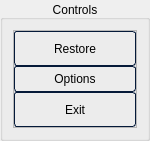
                   <widget class="QGroupBox" name="groupBox_controls">
                    <property name="maximumSize">
                     <size>
                      <width>150</width>
                      <height>16777215</height>
                     </size>
                    </property>
                    <property name="title">
                     <string>Controls</string>
                    </property>
                    <property name="alignment">
                     <set>Qt::AlignBottom|Qt::AlignHCenter</set>
                    </property>
                    <property name="checkable">
                     <bool>false</bool>
                    </property>
                    <layout class="QVBoxLayout" name="verticalLayout_5">
                     <property name="spacing">
                      <number>10</number>
                     </property>
                     <property name="leftMargin">
                      <number>10</number>
                     </property>
                     <property name="topMargin">
                      <number>10</number>
                     </property>
                     <property name="rightMargin">
                      <number>10</number>
                     </property>
                     <property name="bottomMargin">
                      <number>10</number>
                     </property>
                     <item>
                      <widget class="QFrame" name="frame">
                       <property name="frameShape">
                        <enum>QFrame::StyledPanel</enum>
                       </property>
                       <property name="frameShadow">
                        <enum>QFrame::Raised</enum>
                       </property>
                       <layout class="QHBoxLayout" name="horizontalLayout_3">
                        <property name="spacing">
                         <number>0</number>
                        </property>
                        <property name="leftMargin">
                         <number>0</number>
                        </property>
                        <property name="topMargin">
                         <number>0</number>
                        </property>
                        <property name="rightMargin">
                         <number>0</number>
                        </property>
                        <property name="bottomMargin">
                         <number>0</number>
                        </property>
                        <item>
                         <layout class="QVBoxLayout" name="verticalLayout_13">
                          <item>
                           <widget class="QPushButton" name="but_restore">
                            <property name="minimumSize">
                             <size>
                              <width>0</width>
                              <height>35</height>
                             </size>
                            </property>
                            <property name="font">
                             <font>
                              <pointsize>9</pointsize>
                             </font>
                            </property>
                            <property name="styleSheet">
                             <string notr="true">/*-----QPushButton-----*/
QPushButton
{
/**	background-color:  rgb(92, 106, 106);
	color: #ffffff;
**/	
   border-style: solid;
	border-width: 1px;
	border-radius: 3px;
	border-color: #051a39;
	padding: 5px;
}

QPushButton::disabled
{
	background-color: #404040;
	color: #656565;
	border-color: #051a39;

}


QPushButton::hover
{
	background-color: lightgrey;
	border-style: solid;
	border-width: 1px;
	border-radius: 3px;
	border-color: #051a39;
	padding: 5px;

}


QPushButton::pressed
{
	background-color: rgb(125, 155, 143);
	color: #ffffff;
	border-style: solid;
	border-width: 1px;
	border-radius: 3px;
	border-color: #051a39;
	padding: 5px;

}</string>
                            </property>
                            <property name="text">
                             <string>Restore</string>
                            </property>
                            <property name="icon">
                             <iconset resource="resources.qrc">
                              <normaloff>:/icons/icons/trash-undo.svg</normaloff>:/icons/icons/trash-undo.svg</iconset>
                            </property>
                            <property name="iconSize">
                             <size>
                              <width>25</width>
                              <height>25</height>
                             </size>
                            </property>
                           </widget>
                          </item>
                          <item>
                           <widget class="QPushButton" name="but_toggle">
                            <property name="minimumSize">
                             <size>
                              <width>0</width>
                              <height>15</height>
                             </size>
                            </property>
                            <property name="toolTip">
                             <string/>
                            </property>
                            <property name="toolTipDuration">
                             <number>5000</number>
                            </property>
                            <property name="styleSheet">
                             <string notr="true">/*-----QPushButton-----*/
QPushButton
{
/**	background-color:  rgb(92, 106, 106);
	color: #ffffff;
**/	
   border-style: solid;
	border-width: 1px;
	border-radius: 3px;
	border-color: #051a39;
	padding: 5px;
}

QPushButton::disabled
{
	background-color: #404040;
	color: #656565;
	border-color: #051a39;

}


QPushButton::hover
{
	background-color: lightgrey;
	border-style: solid;
	border-width: 1px;
	border-radius: 3px;
	border-color: #051a39;
	padding: 5px;

}


QPushButton::pressed
{
	background-color: rgb(125, 155, 143);
	color: #ffffff;
	border-style: solid;
	border-width: 1px;
	border-radius: 3px;
	border-color: #051a39;
	padding: 5px;

}</string>
                            </property>
                            <property name="text">
                             <string>Options</string>
                            </property>
                            <property name="icon">
                             <iconset resource="resources.qrc">
                              <normaloff>:/icons/icons/menu.svg</normaloff>:/icons/icons/menu.svg</iconset>
                            </property>
                           </widget>
                          </item>
                          <item>
                           <widget class="QPushButton" name="but_exit_2">
                            <property name="minimumSize">
                             <size>
                              <width>0</width>
                              <height>35</height>
                             </size>
                            </property>
                            <property name="font">
                             <font>
                              <pointsize>9</pointsize>
                             </font>
                            </property>
                            <property name="styleSheet">
                             <string notr="true">/*-----QPushButton-----*/
QPushButton
{
/**	background-color:  rgb(92, 106, 106);
	color: #ffffff;
**/	
   border-style: solid;
	border-width: 1px;
	border-radius: 3px;
	border-color: #051a39;
	padding: 5px;
}

QPushButton::disabled
{
	background-color: #404040;
	color: #656565;
	border-color: #051a39;

}


QPushButton::hover
{
	background-color: lightgrey;
	border-style: solid;
	border-width: 1px;
	border-radius: 3px;
	border-color: #051a39;
	padding: 5px;

}


QPushButton::pressed
{
	background-color: rgb(125, 155, 143);
	color: #ffffff;
	border-style: solid;
	border-width: 1px;
	border-radius: 3px;
	border-color: #051a39;
	padding: 5px;

}</string>
                            </property>
                            <property name="text">
                             <string>Exit</string>
                            </property>
                            <property name="icon">
                             <iconset resource="resources.qrc">
                              <normaloff>:/icons/icons/log-out.svg</normaloff>:/icons/icons/log-out.svg</iconset>
                            </property>
                           </widget>
                          </item>
                         </layout>
                        </item>
                       </layout>
                      </widget>
                     </item>
                    </layout>
                   </widget>
